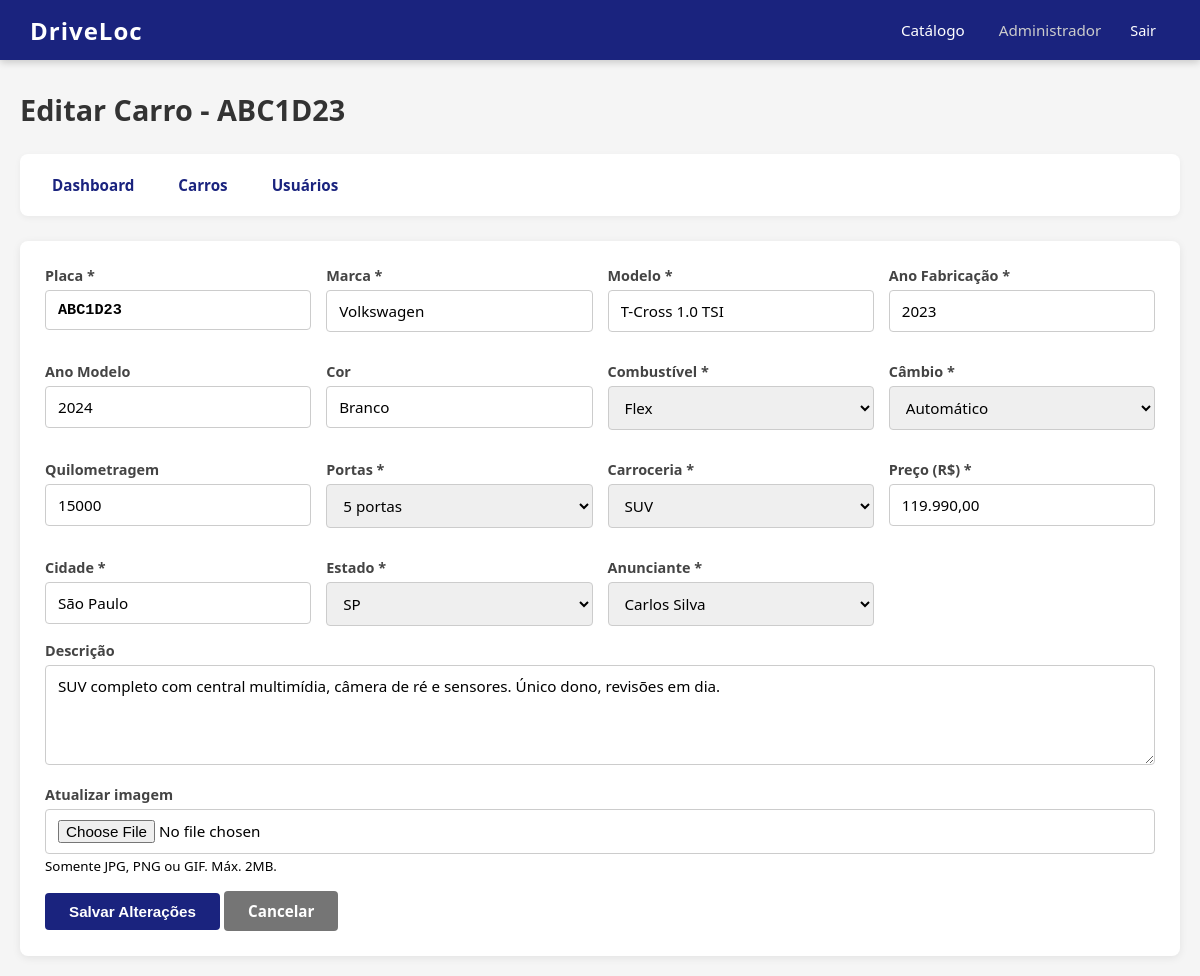
Screenshot of /admin/carros/editar.php?id=1 (signed in) with the database file from the repository.
### tables this page shows
CREATE TABLE carro (
    id INT AUTO_INCREMENT PRIMARY KEY,
    placa VARCHAR(10) NOT NULL UNIQUE,
    marca VARCHAR(50) NOT NULL,
    modelo VARCHAR(100) NOT NULL,
    ano_fabricacao INT NOT NULL,
    ano_modelo INT NOT NULL,
    cor VARCHAR(30) NOT NULL,
    combustivel ENUM('gasolina', 'etanol', 'flex', 'diesel', 'eletrico', 'hibrido') NOT NULL,
    quilometragem INT NOT NULL,
    cambio ENUM('manual', 'automatico', 'semi-automatico', 'cvt') NOT NULL,
    portas TINYINT NOT NULL,
    carroceria ENUM('sedan', 'hatch', 'suv', 'pickup', 'coupe', 'conversivel', 'minivan', 'perua') NOT NULL,
    preco DECIMAL(11, 2) NOT NULL,
    descricao TEXT,
    image_path VARCHAR(255),
    cidade VARCHAR(100) NOT NULL,
    estado CHAR(2) NOT NULL,
    status ENUM('ativo', 'inativo', 'vendido') NOT NULL DEFAULT 'ativo',
    usuario_id INT NOT NULL,
    created_at TIMESTAMP DEFAULT CURRENT_TIMESTAMP,
    updated_at TIMESTAMP DEFAULT CURRENT_TIMESTAMP ON UPDATE CURRENT_TIMESTAMP,
    FOREIGN KEY (usuario_id) REFERENCES usuario(id)
);

CREATE TABLE usuario (
    id INT AUTO_INCREMENT PRIMARY KEY,
    nome VARCHAR(100) NOT NULL,
    email VARCHAR(100) NOT NULL UNIQUE,
    telefone VARCHAR(20),
    senha VARCHAR(255) NOT NULL,
    tipo ENUM('admin', 'comum') NOT NULL DEFAULT 'comum',
    status ENUM('ativo', 'inativo') NOT NULL DEFAULT 'ativo',
    created_at TIMESTAMP DEFAULT CURRENT_TIMESTAMP,
    updated_at TIMESTAMP DEFAULT CURRENT_TIMESTAMP ON UPDATE CURRENT_TIMESTAMP
);

### app/config.php (called while the page is built, shortened)
<?php
$host = 'localhost';
$dbname = 'driveloc';
$username = 'root';
$password = '';
try {
    $pdo = new PDO("mysql:host=$host;dbname=$dbname;charset=utf8mb4", $username, $password);
    $pdo->setAttribute(PDO::ATTR_ERRMODE, PDO::ERRMODE_EXCEPTION);
    $pdo->setAttribute(PDO::ATTR_DEFAULT_FETCH_MODE, PDO::FETCH_ASSOC);
} catch (PDOException $e) {
    die('Erro na conexão: ' . $e->getMessage());
}
function db() {
    global $pdo;
    return $pdo;
}
function url(string $path = ''): string {
    $path = ltrim($path, '/');
    return BASE_URL . ($path !== '' ? '/' . $path : '');
}

### admin/carros/editar.php (the view, shortened to what this page needs)
<?php
require_once __DIR__ . '/../../app/config.php';
$id = (int) ($_GET['id'] ?? 0);
$stmt = db()->prepare("SELECT * FROM carro WHERE id = ?");
$stmt->execute([$id]);
$carro = $stmt->fetch();
$usuarios = db()->query("SELECT id, nome FROM usuario WHERE status = 'ativo' ORDER BY nome")->fetchAll();
$combustiveis = ['gasolina' => 'Gasolina', 'etanol' => 'Etanol', 'flex' => 'Flex', 'diesel' => 'Diesel', 'eletrico' => 'Elétrico', 'hibrido' => 'Híbrido'];
$cambios = ['manual' => 'Manual', 'automatico' => 'Automático', 'semi-automatico' => 'Semi-Automático', 'cvt' => 'CVT'];
$carrocerias = ['sedan' => 'Sedã', 'hatch' => 'Hatch', 'suv' => 'SUV', 'pickup' => 'Pickup', 'coupe' => 'Coupé', 'conversivel' => 'Conversível', 'minivan' => 'Minivan', 'perua' => 'Perua'];
$estados = ['AC','AL','AP','AM','BA','CE','DF','ES','GO','MA','MT','MS','MG','PA','PB','PR','PE','PI','RJ','RN','RS','RO','RR','SC','SP','SE','TO'];
$dados = $carro;
$dados['image_path'] = $carro['image_path'];
?>
<!DOCTYPE html>
<html lang="pt-BR">
<head>
    <link rel="stylesheet" href="<?= url('assets/css/style.css') ?>">
</head>
<body>
    <header>
        <a href="<?= url('index.php') ?>" class="logo">DriveLoc</a>
        <nav>
            <a href="<?= url('index.php') ?>">Catálogo</a>
            <div class="user-info">
                <span><?= htmlspecialchars($_SESSION['user_nome']) ?></span>
                <a href="<?= url('logout.php') ?>">Sair</a>
            </div>
        </nav>
    </header>
    <div class="container">
        <h1 class="page-title">Editar Carro - <?= htmlspecialchars($carro['placa']) ?></h1>
        <div class="admin-menu">
            <a href="<?= url('admin/dashboard.php') ?>">Dashboard</a>
            <a href="<?= url('admin/carros/listar.php') ?>">Carros</a>
            <a href="<?= url('admin/usuarios/listar.php') ?>">Usuários</a>
        </div>
        <div style="background:#fff;border-radius:8px;padding:25px;box-shadow:0 2px 8px rgba(0,0,0,0.08);">
            <form method="POST" enctype="multipart/form-data">
                <div style="display:grid;grid-template-columns:repeat(auto-fill,minmax(250px,1fr));gap:15px;">
                    <div class="form-group">
                        <label for="placa">Placa *</label>
                        <input type="text" name="placa" id="placa" value="<?= htmlspecialchars($dados['placa']) ?>" style="text-transform:uppercase;font-family:'Courier New',monospace;font-weight:700;" maxlength="10" required>
                    </div>
                    <div class="form-group">
                        <label for="marca">Marca *</label>
                        <input type="text" name="marca" id="marca" value="<?= htmlspecialchars($dados['marca']) ?>" required>
                    </div>
                    <div class="form-group">
                        <label for="modelo">Modelo *</label>
                        <input type="text" name="modelo" id="modelo" value="<?= htmlspecialchars($dados['modelo']) ?>" required>
                    </div>
                    <div class="form-group">
                        <label for="ano_fabricacao">Ano Fabricação *</label>
                        <input type="number" name="ano_fabricacao" id="ano_fabricacao" value="<?= htmlspecialchars($dados['ano_fabricacao']) ?>" min="1900" max="2099" required>
                    </div>
                    <div class="form-group">
                        <label for="ano_modelo">Ano Modelo</label>
                        <input type="number" name="ano_modelo" id="ano_modelo" value="<?= htmlspecialchars($dados['ano_modelo']) ?>" min="1900" max="2099">
                    </div>
                    <div class="form-group">
                        <label for="cor">Cor</label>
                        <input type="text" name="cor" id="cor" value="<?= htmlspecialchars($dados['cor']) ?>">
                    </div>
                    <div class="form-group">
                        <label for="combustivel">Combustível *</label>
                        <select name="combustivel" id="combustivel" required>
                            <?php foreach ($combustiveis as $k => $v): ?>
                                <option value="<?= $k ?>" <?= $dados['combustivel'] === $k ? 'selected' : '' ?>><?= $v ?></option>
                            <?php endforeach; ?>
                        </select>
                    </div>
                    <div class="form-group">
                        <label for="cambio">Câmbio *</label>
                        <select name="cambio" id="cambio" required>
                            <?php foreach ($cambios as $k => $v): ?>
                                <option value="<?= $k ?>" <?= $dados['cambio'] === $k ? 'selected' : '' ?>><?= $v ?></option>
                            <?php endforeach; ?>
                        </select>
                    </div>
                    <div class="form-group">
                        <label for="quilometragem">Quilometragem</label>
                        <input type="number" name="quilometragem" id="quilometragem" value="<?= htmlspecialchars($dados['quilometragem']) ?>" min="0">
                    </div>
                    <div class="form-group">
                        <label for="portas">Portas *</label>
                        <select name="portas" id="portas" required>
                            <?php for ($i = 2; $i <= 5; $i++): ?>
                                <option value="<?= $i ?>" <?= $dados['portas'] == $i ? 'selected' : '' ?>><?= $i ?> portas</option>
                            <?php endfor; ?>
                        </select>
                    </div>
                    <div class="form-group">
                        <label for="carroceria">Carroceria *</label>
                        <select name="carroceria" id="carroceria" required>
                            <?php foreach ($carrocerias as $k => $v): ?>
                                <option value="<?= $k ?>" <?= $dados['carroceria'] === $k ? 'selected' : '' ?>><?= $v ?></option>
                            <?php endforeach; ?>
                        </select>
                    </div>
                    <div class="form-group">
                        <label for="preco">Preço (R$) *</label>
                        <input type="text" name="preco" id="preco" value="<?= htmlspecialchars(number_format($dados['preco'], 2, ',', '.')) ?>" required>
                    </div>
                    <div class="form-group">
                        <label for="cidade">Cidade *</label>
                        <input type="text" name="cidade" id="cidade" value="<?= htmlspecialchars($dados['cidade']) ?>" required>
                    </div>
                    <div class="form-group">
                        <label for="estado">Estado *</label>
                        <select name="estado" id="estado" required>
                            <?php foreach ($estados as $uf): ?>
                                <option value="<?= $uf ?>" <?= $dados['estado'] === $uf ? 'selected' : '' ?>><?= $uf ?></option>
                            <?php endforeach; ?>
                        </select>
                    </div>
                    <div class="form-group">
                        <label for="usuario_id">Anunciante *</label>
                        <select name="usuario_id" id="usuario_id" required>
                            <?php foreach ($usuarios as $u): ?>
                                <option value="<?= $u['id'] ?>" <?= $dados['usuario_id'] == $u['id'] ? 'selected' : '' ?>><?= htmlspecialchars($u['nome']) ?></option>
                            <?php endforeach; ?>
                        </select>
                    </div>
                </div>
                <div class="form-group">
                    <label for="descricao">Descrição</label>
                    <textarea name="descricao" id="descricao"><?= htmlspecialchars($dados['descricao']) ?></textarea>
                </div>
                <div class="form-group">
                    <label for="imagem">Atualizar imagem</label>
                    <input type="file" name="imagem" id="imagem" accept="image/jpeg,image/png,image/gif">
                    <small>Somente JPG, PNG ou GIF. Máx. 2MB.</small>
                </div>
                <button type="submit" class="btn btn-primary">Salvar Alterações</button>
                <a href="<?= url('admin/carros/listar.php') ?>" class="btn btn-secondary">Cancelar</a>
            </form>
        </div>
    </div>
</body>
</html>

### assets/css/style.css (style rules this page uses)
* { margin: 0; padding: 0; box-sizing: border-box; }
body { font-family: system-ui, -apple-system, 'Segoe UI', Roboto, sans-serif; background: #f5f5f5; min-height: 100vh; padding-top: 70px; }
a { text-decoration: none; color: inherit; }
header { position: fixed; top: 0; left: 0; width: 100%; background: #1a237e; color: #fff; padding: 0 30px; height: 60px; display: flex; align-items: center; justify-content: space-between; z-index: 1000; box-shadow: 0 2px 8px rgba(0,0,0,0.2); }
header .logo { font-size: 1.5em; font-weight: 700; letter-spacing: 1px; }
header nav { display: flex; align-items: center; gap: 20px; }
header nav a { color: #fff; padding: 8px 14px; border-radius: 4px; transition: background 0.2s; font-size: 0.95em; }
header .user-info { display: flex; align-items: center; gap: 15px; font-size: 0.95em; }
header .user-info span { color: #ccc; }
.container { max-width: 1200px; margin: 0 auto; padding: 20px; }
.page-title { font-size: 1.8em; color: #333; margin-bottom: 25px; }
.form-group { margin-bottom: 15px; }
.form-group label { display: block; font-weight: 600; color: #444; margin-bottom: 5px; font-size: 0.9em; }
.form-group input, .form-group select, .form-group textarea { width: 100%; padding: 10px 12px; border: 1px solid #ccc; border-radius: 4px; font-size: 0.95em; font-family: inherit; transition: border-color 0.2s; }
.form-group textarea { min-height: 100px; resize: vertical; }
.btn { display: inline-block; padding: 10px 24px; border-radius: 4px; font-size: 0.95em; font-weight: 600; border: none; cursor: pointer; transition: background 0.2s; text-align: center; }
.btn-primary { background: #1a237e; color: #fff; }
.btn-secondary { background: #757575; color: #fff; }
.admin-menu { background: #fff; border-radius: 8px; padding: 15px 20px; margin-bottom: 25px; display: flex; gap: 20px; align-items: center; box-shadow: 0 2px 6px rgba(0,0,0,0.05); }
.admin-menu a { color: #1a237e; font-weight: 600; font-size: 0.95em; padding: 6px 12px; border-radius: 4px; transition: background 0.2s; }

### rows the page displays
carro: placa "ABC1D23", marca "Volkswagen", modelo "T-Cross 1.0 TSI", ano_fabricacao "2023", ano_modelo "2024", cor "Branco", combustivel "Flex", cambio "Automático", quilometragem "15000", portas "5 portas", carroceria "SUV", preco "119.990,00", cidade "São Paulo", estado "SP", usuario_id "Carlos Silva", descricao "SUV completo com central multimídia, câmera de ré e sensores. Único dono, revisões em dia."

### other values shown
$_SESSION['user_nome'] "Administrador"
